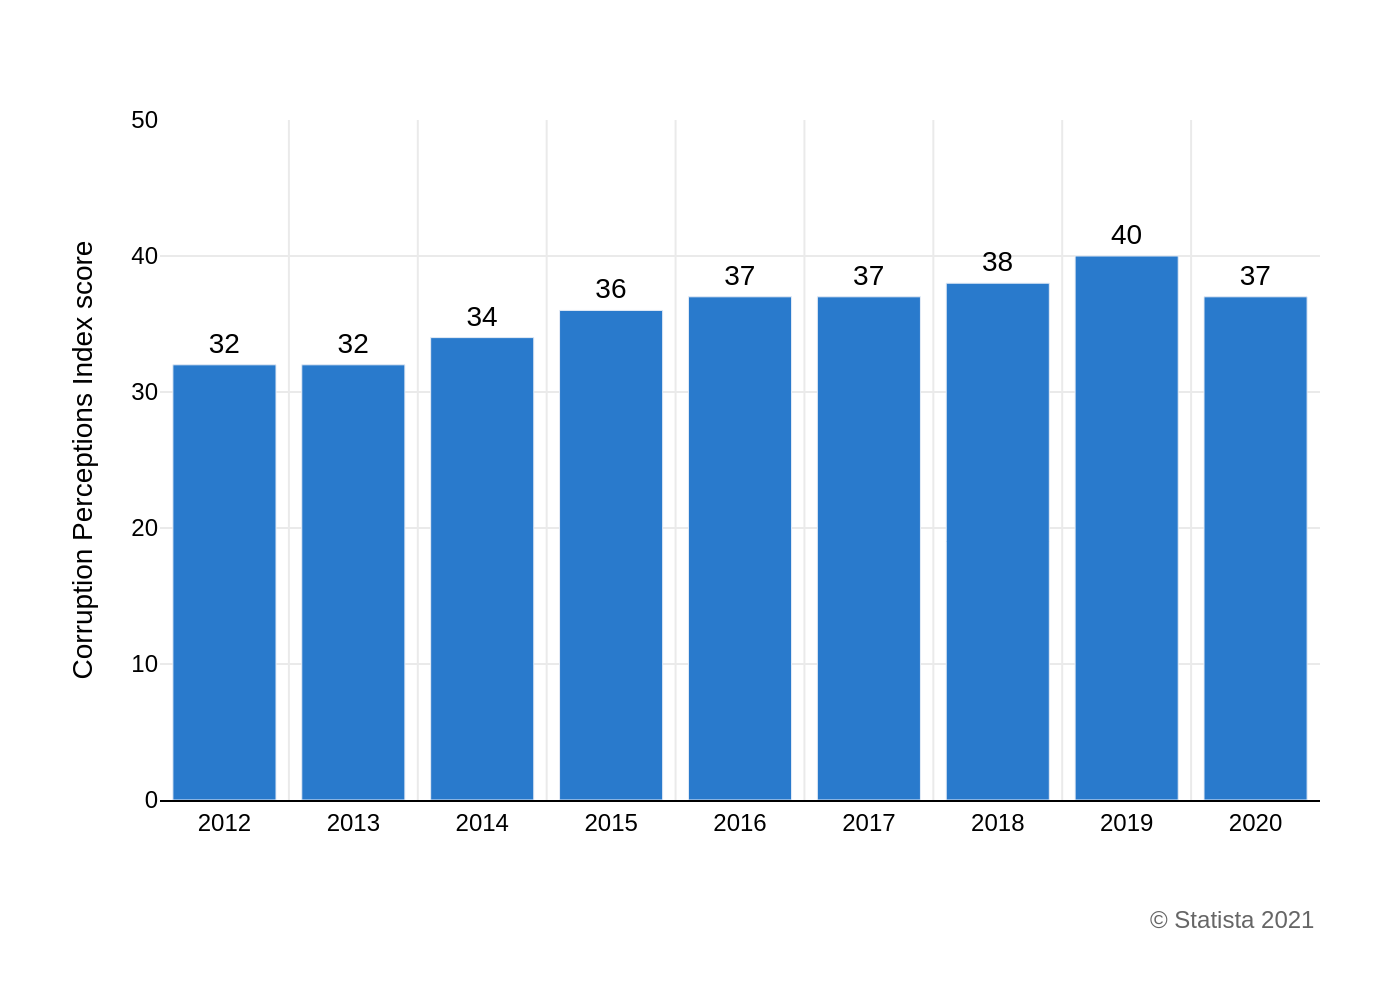

The Python source for this figure:
import sys
import json
import plotly.graph_objects as go

# Check if the JSON file path is provided as a command-line argument
if len(sys.argv) != 2:
    print("Usage: python generate_chart.py <json_file_path>")
    sys.exit(1)

json_path = sys.argv[1]

# Load chart data and configuration from the specified JSON file
try:
    with open(json_path, 'r', encoding='utf-8') as f:
        chart_details = json.load(f)
except FileNotFoundError:
    print(f"Error: JSON file not found at {json_path}")
    sys.exit(1)
except json.JSONDecodeError:
    print(f"Error: Could not decode JSON from {json_path}")
    sys.exit(1)

# Extract data, texts, and colors from the loaded JSON
chart_data = chart_details['chart_data']
texts = chart_details['texts']
colors = chart_details['colors']

# Initialize the figure
fig = go.Figure()

# Add the bar trace to the figure
fig.add_trace(go.Bar(
    x=chart_data['x_values'],
    y=chart_data['y_values'],
    text=chart_data['y_values'],
    textposition='outside',
    marker_color=colors[0],
    textfont=dict(family="Arial", size=14, color='black'),
    cliponaxis=False  # Prevents text labels from being clipped
))

# Create annotations list for source/note
annotations = []
if texts.get('source'):
    annotations.append(
        dict(
            xref='paper', yref='paper',
            x=1, y=-0.15,
            xanchor='right', yanchor='top',
            text=texts['source'],
            showarrow=False,
            font=dict(family="Arial", size=12, color='#666666')
        )
    )
    
# Create shapes for vertical separator lines
shapes = []
for i in range(len(chart_data['x_values']) - 1):
    shapes.append(
        dict(
            type='line',
            xref='x', yref='paper',
            x0=i + 0.5, y0=0, x1=i + 0.5, y1=1,
            line=dict(color='#EAEAEA', width=1)
        )
    )

# Update the layout of the figure for a clean, professional look
fig.update_layout(
    title_text=texts.get('title'),
    font=dict(family="Arial", size=12, color='black'),
    plot_bgcolor='white',
    paper_bgcolor='white',
    showlegend=False,
    margin=dict(t=60, b=100, l=80, r=40),
    xaxis=dict(
        title_text=texts.get('x_axis_title'),
        showgrid=False,
        showline=True,
        linecolor='black',
        linewidth=1
    ),
    yaxis=dict(
        title_text=texts.get('y_axis_title'),
        range=[0, 50],
        tick0=0,
        dtick=10,
        showgrid=True,
        gridcolor='#EAEAEA',
        zeroline=False
    ),
    annotations=annotations,
    shapes=shapes
)

# Derive the output filename from the input JSON path
base_filename = json_path.rsplit('.', 1)[0]
output_filename = f"{base_filename}.png"

# Save the figure as a high-resolution PNG image
try:
    fig.write_image(output_filename, scale=2)
    print(f"Chart saved to {output_filename}")
except Exception as e:
    print(f"Error saving image: {e}")
    sys.exit(1)
